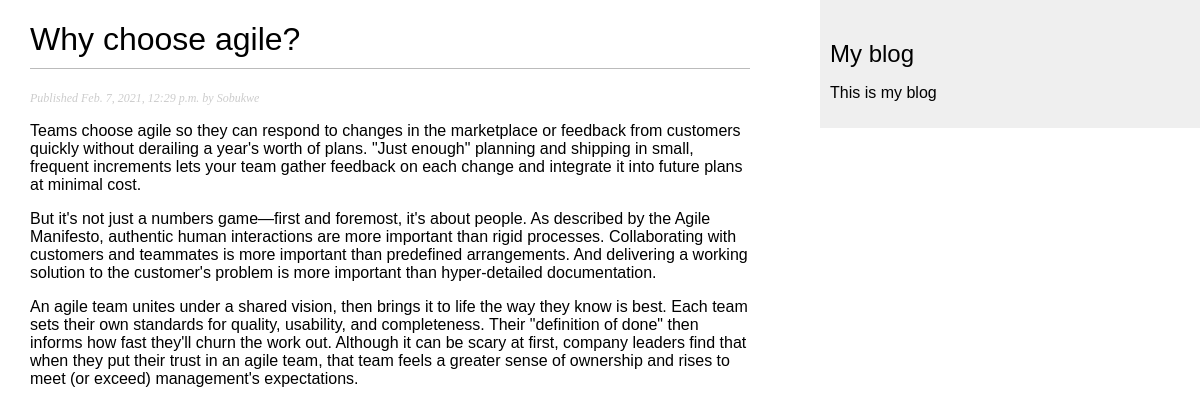
Page /blog/2021/2/7/why-choose-agile/ on the committed database.
### blog/models.py (models this page shows, shortened)
class Post(models.Model):
    STATUS_CHOICES = (
        ('draft', 'Draft'),
        ('published', 'Published'),
    )
    title = models.CharField(max_length=250)
    slug = models.SlugField(max_length=250,unique_for_date='publish')
    author = models.ForeignKey(User, on_delete=models.CASCADE, related_name='blog_posts')
    body = models.TextField()
    publish = models.DateTimeField(default=timezone.now)
    created = models.DateTimeField(auto_now_add=True)
    updated = models.DateTimeField(auto_now=True)
    status = models.CharField(max_length=10,choices=STATUS_CHOICES,default='draft')
    class Meta:
        ordering = ('-publish',)
    objects = models.Manager() #Default manager
    published = PublishedManager()#Customer manager

### blog/views.py (the view)
# urls.py: path('<int:year>/<int:month>/<int:day>/<slug:post>/',views.post_detail,name='post_detail'),
def post_detail(request,year,month,day,post):
    post = get_object_or_404(Post, slug=post,
                                    status = 'published',
                                    publish__year=year,
                                    publish__month=month,
                                    publish__day=day)
    return render(request,'blog/post/detail.html',{'post':post})

### blog/templates/blog/post/detail.html (shortened to what this page needs)
{% extends "blog/base.html" %}
{% block content %}
    <h1>{{ post.title }}</h1>
    <p class="date">
        Published {{ post.publish }} by {{ post.author }}
    </p>
    {{ post.body |linebreaks }}
{% endblock %}

### blog/static/blog.css (style rules this page uses)
body { margin:0; padding:0; font-family:helvetica, sans-serif; }
h1 { font-weight:normal; border-bottom:1px solid #bbb; padding:0 0 10px 0; }
p.date { color:#ccc; font-family: georgia, serif; font-size: 12px; font-style: italic; }

### rows in the picture
Post: title "Why choose agile?", publish "Feb. 7, 2021, 12:29 p.m.", author "Sobukwe", body "Teams choose agile so they can respond to changes in the marketplace or feedback from customers quickly without derailing a year's worth of plans. \"Just enough\" planning and shipping in small, frequent increments lets your team gather feedback on each change and integrate it into future plans at minimal cost. But it's not just a numbers game—first and foremost, it's about people. As described by the Agile Manifesto, authentic human interactions are more important than rigid processes. Collaborating with customers and teammates is more important than predefined arrangements. And delivering a working solution to the customer's problem is more important than hyper-detailed documentation. An…"
